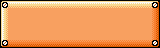

A level layout from a 2D game, rendered from its tile map. Below: a short description, then the map file with its tile-grid data intact:
An orthogonal 10x3 tile map with 16x16 px tiles, 1 tile layer (圖塊層 1).

<map version="1.5" tiledversion="1.6.0" orientation="orthogonal" renderorder="right-down" width="10" height="3" tilewidth="16" tileheight="16" infinite="0" nextlayerid="2" nextobjectid="1">
 <tileset firstgid="1" name="tileset" tilewidth="16" tileheight="16" tilecount="1204" columns="43">
  <image source="../effects_UI_tiles/tileset.png" trans="ff00ff" width="688" height="450" />
 </tileset>
 <layer id="1" name="圖塊層 1" width="10" height="3">
  <data encoding="csv">
17,18,18,18,18,18,18,18,18,19,
60,1054,1054,1054,1054,1054,1054,1054,1054,62,
103,104,104,104,104,104,104,104,104,105
</data>
 </layer>
</map>
